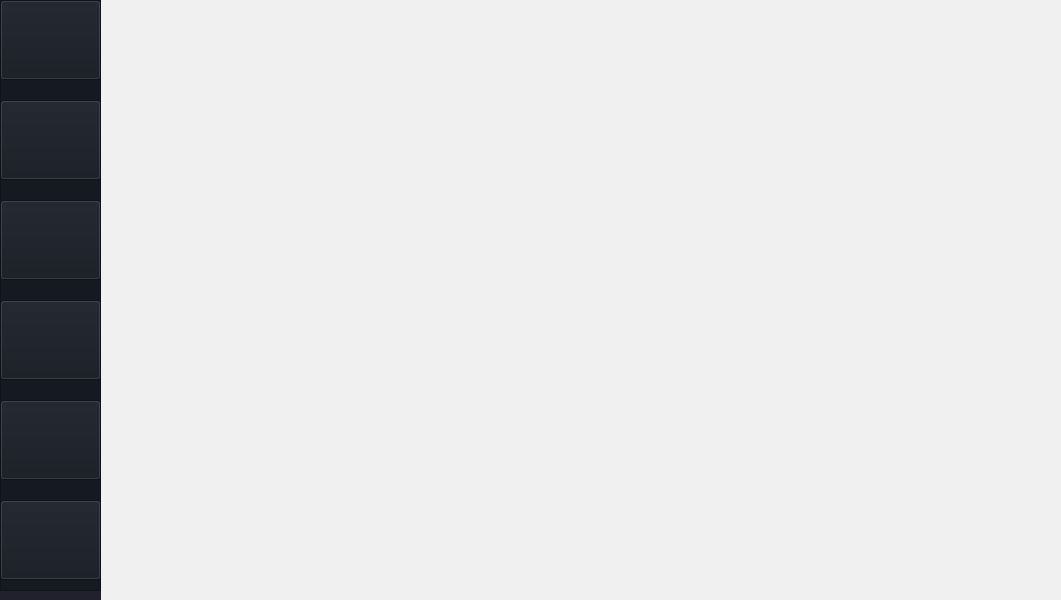
<?xml version="1.0" encoding="UTF-8"?>
<ui version="4.0">
 <class>MainWindow</class>
 <widget class="QMainWindow" name="MainWindow">
  <property name="geometry">
   <rect>
    <x>0</x>
    <y>0</y>
    <width>1061</width>
    <height>600</height>
   </rect>
  </property>
  <property name="windowTitle">
   <string>MainWindow</string>
  </property>
  <property name="styleSheet">
   <string notr="true">background-color:rgba(32, 33, 44,1);</string>
  </property>
  <widget class="QWidget" name="centralwidget">
   <widget class="QFrame" name="frame_2">
    <property name="geometry">
     <rect>
      <x>0</x>
      <y>0</y>
      <width>101</width>
      <height>591</height>
     </rect>
    </property>
    <property name="styleSheet">
     <string notr="true">background-color: rgb(21, 25, 33);</string>
    </property>
    <property name="frameShape">
     <enum>QFrame::Shape::StyledPanel</enum>
    </property>
    <property name="frameShadow">
     <enum>QFrame::Shadow::Raised</enum>
    </property>
    <property name="lineWidth">
     <number>0</number>
    </property>
    <widget class="QPushButton" name="pushButton_13">
     <property name="geometry">
      <rect>
       <x>0</x>
       <y>100</y>
       <width>101</width>
       <height>80</height>
      </rect>
     </property>
     <property name="styleSheet">
      <string notr="true">
QPushButton {
image: url(:/new/prefix1/map.png);
}

QPushButton:hover {
	background-color:rgb(32, 59, 237)
}</string>
     </property>
     <property name="text">
      <string/>
     </property>
    </widget>
    <widget class="QPushButton" name="pushButton">
     <property name="geometry">
      <rect>
       <x>0</x>
       <y>300</y>
       <width>101</width>
       <height>80</height>
      </rect>
     </property>
     <property name="styleSheet">
      <string notr="true">

QPushButton {
image: url(:/new/prefix1/weather.png);
}

QPushButton:hover {
	background-color:rgb(32, 59, 237)
}</string>
     </property>
     <property name="text">
      <string/>
     </property>
    </widget>
    <widget class="QPushButton" name="pushButton_16">
     <property name="geometry">
      <rect>
       <x>0</x>
       <y>400</y>
       <width>101</width>
       <height>80</height>
      </rect>
     </property>
     <property name="styleSheet">
      <string notr="true">

QPushButton {
image: url(:/new/prefix1/media.png);
}

QPushButton:hover {
	background-color:rgb(32, 59, 237)
}</string>
     </property>
     <property name="text">
      <string/>
     </property>
    </widget>
    <widget class="QPushButton" name="pushButton_2">
     <property name="geometry">
      <rect>
       <x>0</x>
       <y>500</y>
       <width>101</width>
       <height>80</height>
      </rect>
     </property>
     <property name="styleSheet">
      <string notr="true">

QPushButton {
image: url(:/new/prefix1/news.png);
}

QPushButton:hover {
	background-color:rgb(32, 59, 237)
}</string>
     </property>
     <property name="text">
      <string/>
     </property>
    </widget>
    <widget class="QPushButton" name="pushButton_44">
     <property name="enabled">
      <bool>true</bool>
     </property>
     <property name="geometry">
      <rect>
       <x>0</x>
       <y>0</y>
       <width>101</width>
       <height>80</height>
      </rect>
     </property>
     <property name="styleSheet">
      <string notr="true">QPushButton {
image: url(:/new/prefix1/home.png);
}

QPushButton:hover {
	background-color: rgb(32, 59, 237)
}</string>
     </property>
     <property name="text">
      <string/>
     </property>
    </widget>
    <widget class="QPushButton" name="pushButton_19">
     <property name="geometry">
      <rect>
       <x>0</x>
       <y>200</y>
       <width>101</width>
       <height>80</height>
      </rect>
     </property>
     <property name="styleSheet">
      <string notr="true">



QPushButton:hover {
	background-color:rgb(32, 59, 237)
}</string>
     </property>
     <property name="text">
      <string/>
     </property>
     <property name="icon">
      <iconset resource="res.qrc">
       <normaloff>:/musicicon.png</normaloff>:/musicicon.png</iconset>
     </property>
     <property name="iconSize">
      <size>
       <width>75</width>
       <height>75</height>
      </size>
     </property>
    </widget>
   </widget>
   <widget class="QLabel" name="label_5">
    <property name="geometry">
     <rect>
      <x>400</x>
      <y>10</y>
      <width>441</width>
      <height>341</height>
     </rect>
    </property>
    <property name="styleSheet">
     <string notr="true">background-color: rgba(21，25，33，1);
border-radius: 15px;</string>
    </property>
    <property name="text">
     <string>TextLabel</string>
    </property>
   </widget>
   <widget class="QWidget" name="widget" native="true">
    <property name="geometry">
     <rect>
      <x>101</x>
      <y>0</y>
      <width>960</width>
      <height>600</height>
     </rect>
    </property>
    <property name="styleSheet">
     <string notr="true">background-color: rgb(240,240,240)</string>
    </property>
   </widget>
  </widget>
 </widget>
 <resources>
  <include location="res.qrc"/>
 </resources>
 <connections/>
</ui>
